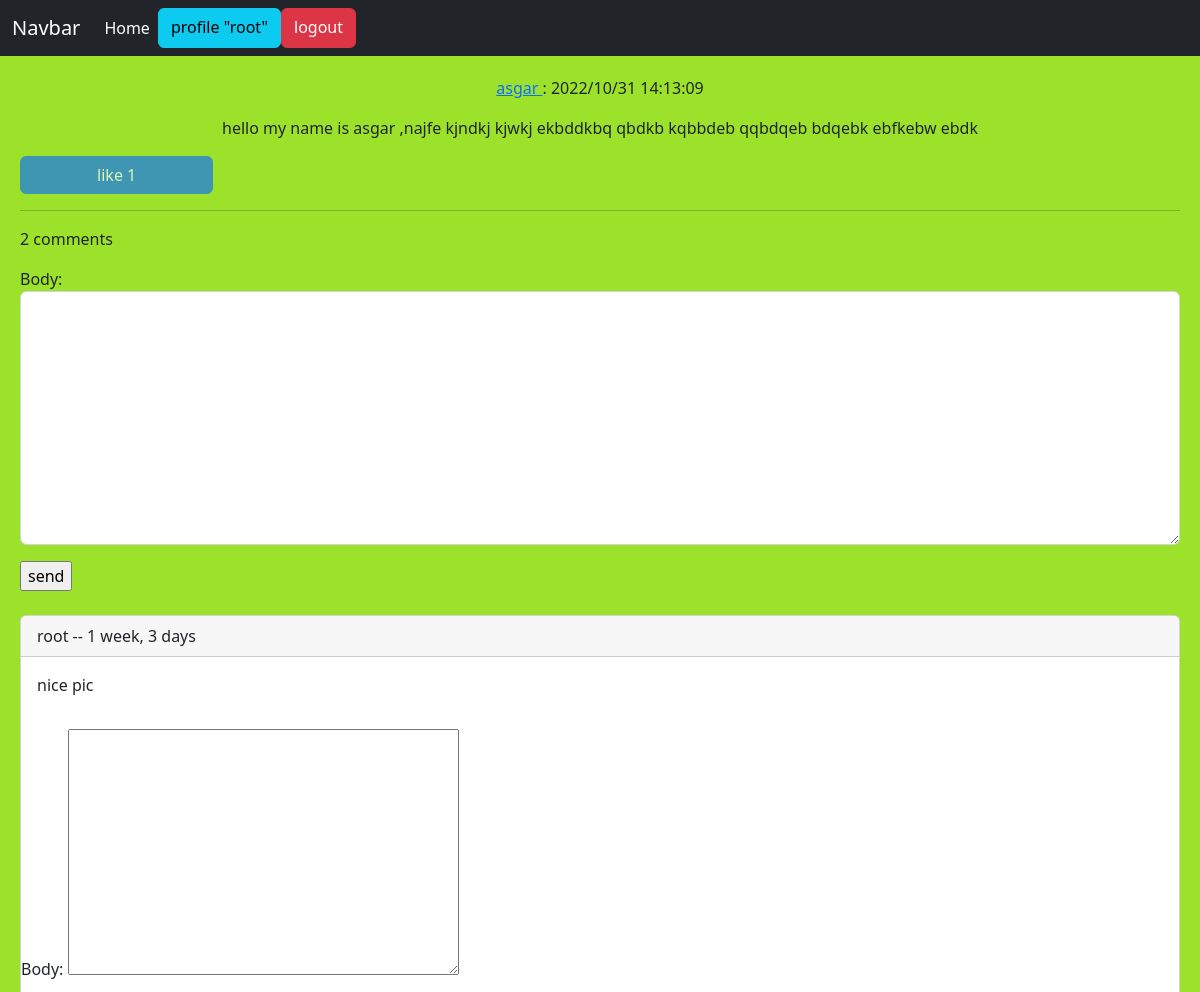
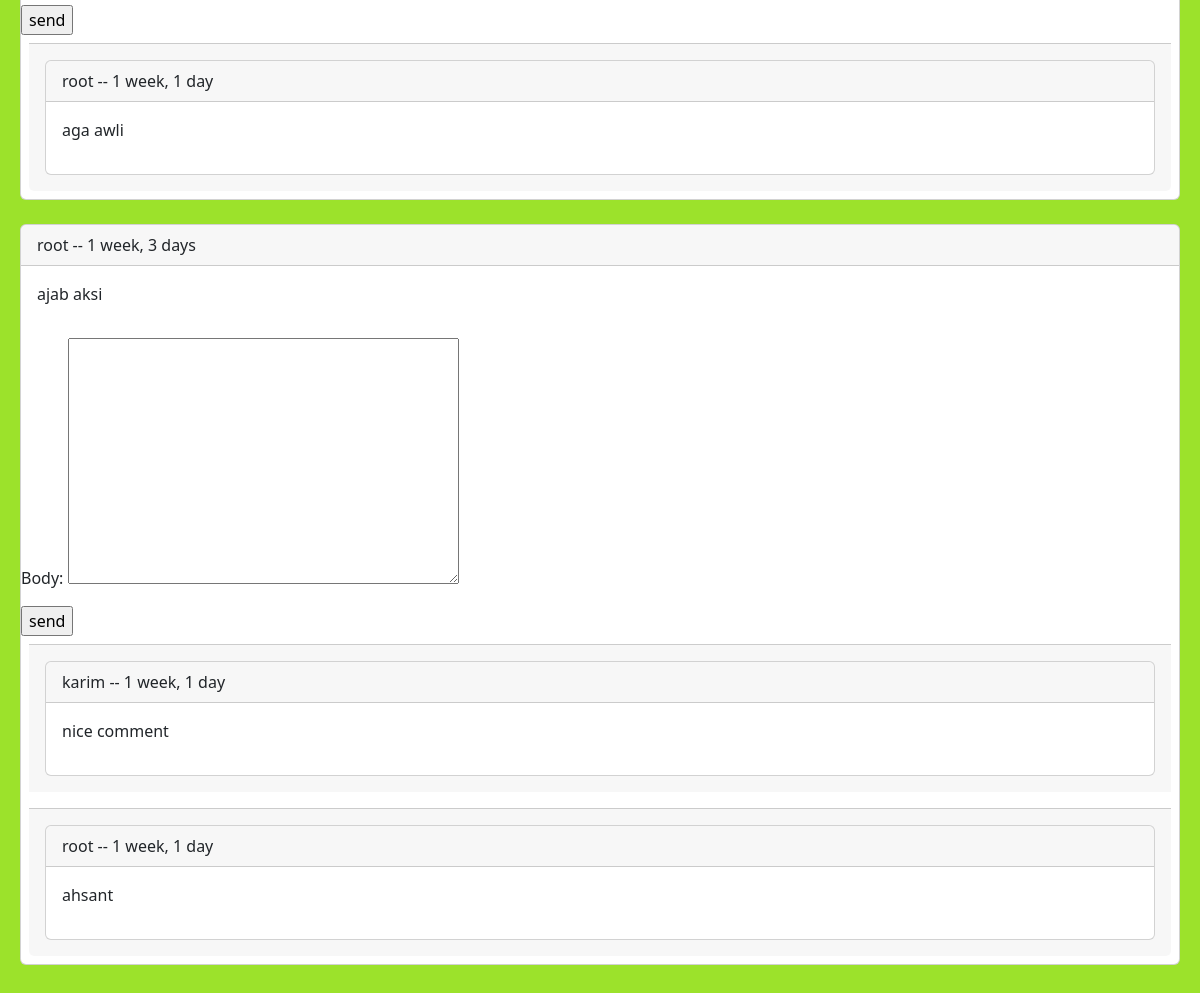
The page /post/2/hello-my-name-is-asgar-najfe-kjndkj-kjwkj-ekbddkbq (signed in) on the database its author committed (2 pictures, top to bottom).
### home/models.py (models this page shows, shortened)
class Post(models.Model):
    user=models.ForeignKey(User,on_delete=models.CASCADE,related_name="posts")
    body=models.TextField()
    slug=models.SlugField(max_length=30)
    created=models.DateTimeField(auto_now_add=True)
    updated=models.DateTimeField(auto_now=True)
    class Meta:
        ordering=('-updated',)
    def like_count(self):
        return self.post_likes.count()
    def user_can_like(self,user):
        user_like=user.user_likes.filter(post=self)
        if user_like.exists():
            return True
        return False

class Comment(models.Model):
    user=models.ForeignKey(User,on_delete=models.CASCADE,related_name='user_comment')
    post=models.ForeignKey(Post,on_delete=models.CASCADE,related_name='post_comment')
    reply=models.ForeignKey('self',on_delete=models.CASCADE,related_name='reply_comment',blank=True,null=True)
    is_reply=models.BooleanField(default=False)
    body=models.TextField(max_length=400)
    created=models.DateTimeField(auto_now_add=True)

### home/views.py (the view, shortened to what this page needs)
# urls.py: path('post/<int:post_id>/<slug:post_slug>',views.PostDetailView.as_view(),name='post_detail'),
class PostDetailView(View):
    form_class=CommentCreateForm
    form_class_reply=CommentReplyForm
    def setup(self, request, *args, **kwargs):
        self.post_instance=get_object_or_404(Post,pk=kwargs['post_id'],slug=kwargs['post_slug'])
        return super().setup(request, *args, **kwargs)
    def get(self, request, *args, **kwargs):
        comments = self.post_instance.post_comment.filter(is_reply=False)
        can_like=False
        if request.user.is_authenticated and self.post_instance.user_can_like(request.user):
            can_like=True
        return render(request, 'home/post_detail.html', {'post': self.post_instance, 'comments': comments,'form':self.form_class,'replyform':self.form_class_reply ,'can_like':can_like})

### home/templates/home/post_detail.html (shortened to what this page needs)
{% extends 'base.html' %}
{% block content %}
    <div class="text-center">
    <p> <a href="{% url 'account:profile_user' post.user.id %}">{{ post.user.username }}  </a>:  {{ post.updated|date:"Y/m/d  G:i:s" }}</p>
    <p>{{ post.body }}</p>
    </div>
    <a class="{% if can_like  %}disabled{% endif %} btn btn-primary col-md-2" href="{% url 'home:post_like' post.id %}"> like {{ post.like_count }}</a>
    <hr/>
     {% if comments %}
    <p> {{ comments.count }} comments </p>
    {% endif %}
    {% if request.user.is_authenticated %}
        <form action="" method="post">
            {{ form.as_p }}
            <input type="submit" value="send">
        </form>
        <br/>
    {% else %}
        <p> only logged in user can send comment</p>
    {% endif %}
    {% for comment in comments %}
        <div class="card">
            <p class="card-header"> {{ comment.user }} -- {{ comment.created| timesince  }}</p>
            <p class="card-body">{{ comment.body }}</p>
{% if request.user.is_authenticated %}
            <form action="{% url 'home:reply_comment' post.id comment.id%}" method="post">
                {{replyform.as_p}}
                <input type="submit" value="send">
            </form>
{% endif %}
            {% for reply in comment.reply_comment.all %}
                <div class="card-footer p-3 m-2">
                <div class="card">
                    <p class="card-header"> {{ reply.user }} -- {{ reply.created| timesince  }}</p>
                    <p class="card-body">{{ reply.body }}</p>
                </div>
                </div>
            {% endfor %}
        </div>
        <br/>
    {% empty %}
        <div class="card">
            <p class="card-body">no comment yet</p>
        </div>
    {% endfor %}
{% endblock %}

### templates/inc/navbar.html
<nav class="navbar navbar-expand-lg navbar-dark bg-dark">
    <div class="container-fluid">
        <a class="navbar-brand" href="#">Navbar</a>
        <div class="collapse navbar-collapse" id="navbarNavAltMarkup">
            <div class="navbar-nav"><a class="nav-link active" aria-current="page" href="{% url 'home:home' %}">Home</a>
                {% if not request.user.is_authenticated %}
                    <a class="btn btn-info" href="{% url 'account:register_user' %}">Register</a>
                    <a class="btn btn-success" href="{% url 'account:login_user' %}">Login</a>
                {% else %}
                    <a class="btn btn-info" href="{% url 'account:profile_user' request.user.id %}">profile "{{ request.user }}"</a>
                    <a class="btn btn-danger" href="{% url 'account:logout_user' %}">logout</a>
                {% endif %}
            </div>
        </div>
    </div>
</nav>

### rows shown on the page
Post: user.username "asgar", updated "2022/10/31 14:13:09", body "hello my name is asgar ,najfe kjndkj kjwkj ekbddkbq qbdkb kqbbdeb qqbdqeb bdqebk ebfkebw ebdk", like_count "1"
Comment: user "root", created "1 week, 3 days", body "nice pic"
Comment: user "root", created "1 week, 1 day", body "aga awli"
Comment: user "root", created "1 week, 3 days", body "ajab aksi"
Comment: user "karim", created "1 week, 1 day", body "nice comment"
Comment: user "root", created "1 week, 1 day", body "ahsant"

### other values the page prints
{{ request.user }} "root"
{{ comments.count }} "2"
